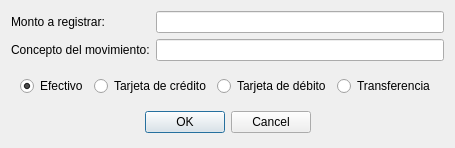
<?xml version="1.0" encoding="UTF-8"?>
<ui version="4.0">
 <class>RegistrarMovimiento</class>
 <widget class="QDialog" name="RegistrarMovimiento">
  <property name="windowModality">
   <enum>Qt::ApplicationModal</enum>
  </property>
  <property name="geometry">
   <rect>
    <x>0</x>
    <y>0</y>
    <width>444</width>
    <height>148</height>
   </rect>
  </property>
  <property name="windowIcon">
   <iconset resource="../resources.qrc">
    <normaloff>:/img/icon.ico</normaloff>:/img/icon.ico</iconset>
  </property>
  <layout class="QFormLayout" name="formLayout">
   <item row="0" column="0">
    <widget class="QLabel" name="label">
     <property name="text">
      <string>Monto a registrar:</string>
     </property>
    </widget>
   </item>
   <item row="0" column="1">
    <widget class="QLineEdit" name="txtCantidad"/>
   </item>
   <item row="1" column="0">
    <widget class="QLabel" name="label_2">
     <property name="text">
      <string>Concepto del movimiento:</string>
     </property>
    </widget>
   </item>
   <item row="1" column="1">
    <widget class="QLineEdit" name="txtMotivo"/>
   </item>
   <item row="2" column="0" colspan="2">
    <widget class="QFrame" name="frame">
     <layout class="QHBoxLayout" name="horizontalLayout">
      <item>
       <widget class="QRadioButton" name="btEfectivo">
        <property name="text">
         <string>Efectivo</string>
        </property>
        <property name="checked">
         <bool>true</bool>
        </property>
        <attribute name="buttonGroup">
         <string notr="true">groupMetodo</string>
        </attribute>
       </widget>
      </item>
      <item>
       <widget class="QRadioButton" name="btCredito">
        <property name="text">
         <string>Tarjeta de crédito</string>
        </property>
        <attribute name="buttonGroup">
         <string notr="true">groupMetodo</string>
        </attribute>
       </widget>
      </item>
      <item>
       <widget class="QRadioButton" name="btDebito">
        <property name="text">
         <string>Tarjeta de débito</string>
        </property>
        <attribute name="buttonGroup">
         <string notr="true">groupMetodo</string>
        </attribute>
       </widget>
      </item>
      <item>
       <widget class="QRadioButton" name="btTransferencia">
        <property name="text">
         <string>Transferencia</string>
        </property>
        <attribute name="buttonGroup">
         <string notr="true">groupMetodo</string>
        </attribute>
       </widget>
      </item>
     </layout>
    </widget>
   </item>
   <item row="3" column="0" colspan="2">
    <widget class="QDialogButtonBox" name="buttonBox">
     <property name="orientation">
      <enum>Qt::Horizontal</enum>
     </property>
     <property name="standardButtons">
      <set>QDialogButtonBox::Cancel|QDialogButtonBox::Ok</set>
     </property>
     <property name="centerButtons">
      <bool>true</bool>
     </property>
    </widget>
   </item>
  </layout>
 </widget>
 <resources>
  <include location="../resources.qrc"/>
 </resources>
 <connections>
  <connection>
   <sender>buttonBox</sender>
   <signal>accepted()</signal>
   <receiver>RegistrarMovimiento</receiver>
   <slot>accept()</slot>
   <hints>
    <hint type="sourcelabel">
     <x>248</x>
     <y>254</y>
    </hint>
    <hint type="destinationlabel">
     <x>157</x>
     <y>274</y>
    </hint>
   </hints>
  </connection>
  <connection>
   <sender>buttonBox</sender>
   <signal>rejected()</signal>
   <receiver>RegistrarMovimiento</receiver>
   <slot>reject()</slot>
   <hints>
    <hint type="sourcelabel">
     <x>316</x>
     <y>260</y>
    </hint>
    <hint type="destinationlabel">
     <x>286</x>
     <y>274</y>
    </hint>
   </hints>
  </connection>
 </connections>
 <buttongroups>
  <buttongroup name="groupMetodo"/>
 </buttongroups>
</ui>
